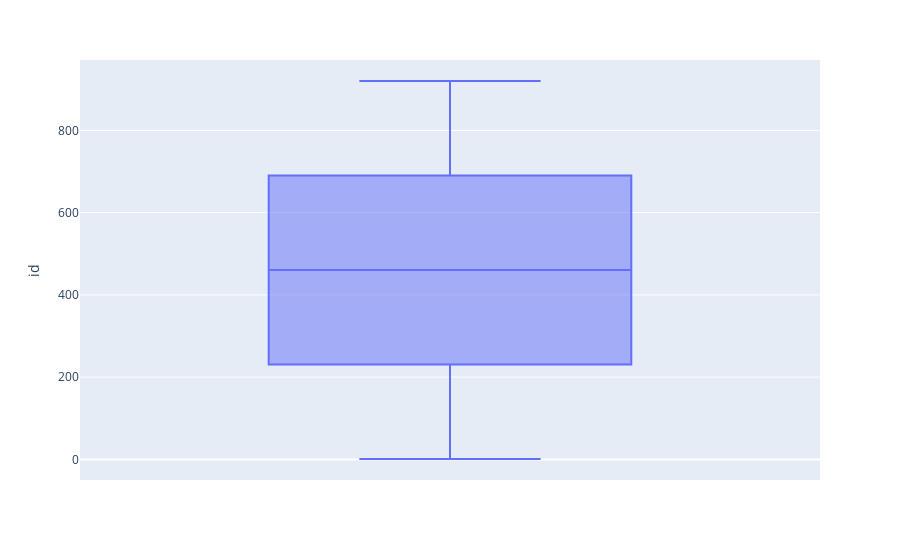
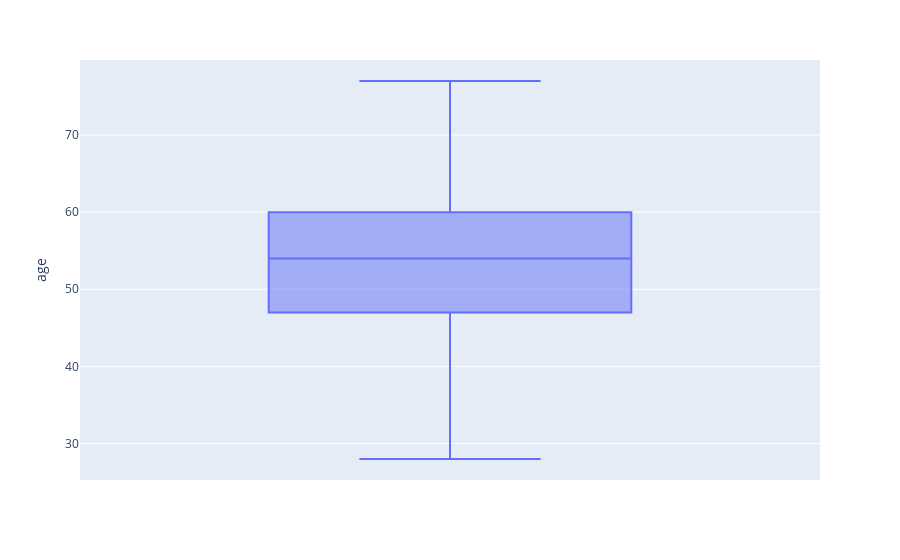
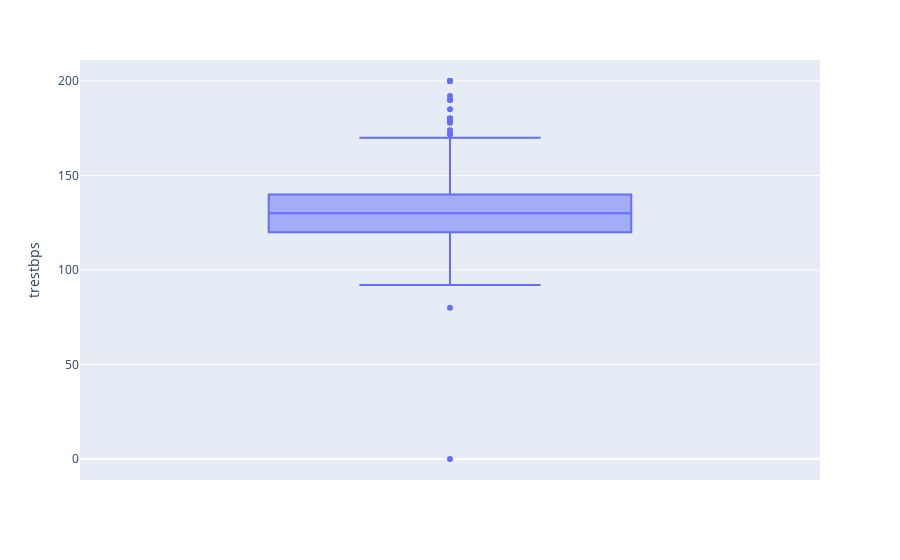
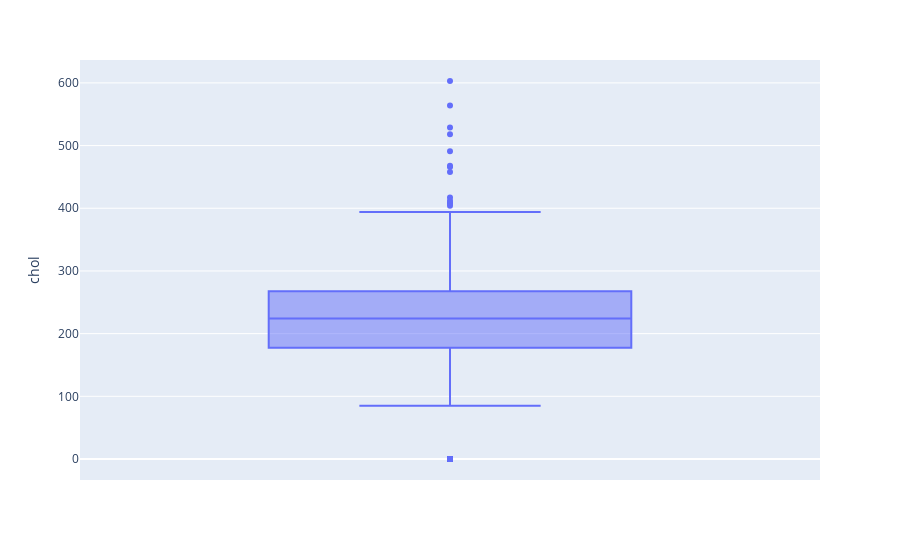

Notebook code for these charts, in order:
### Markdown cell above
Now Boxplots using plotly
plotly plots are interactive

### Code cell
# create boxplot using plotly and for loop
for col in df.select_dtypes(include=['number']).columns:
    fig = px.box(df, y=col)
    fig.show()

### Figure 1 — Plotly figure (JSON) as saved in the notebook; plotly's stock layout.template omitted (floating-point values rounded to 4 significant figures; data arrays with more than 128 entries replaced by an {"elided": "..."} marker saying what was removed)
{"data": [{"alignmentgroup": "True", "hovertemplate": "id=%{y}<extra></extra>", "legendgroup": "", "marker": {"color": "#636efa"}, "name": "", "notched": false, "offsetgroup": "", "orientation": "v", "showlegend": false, "type": "box", "x0": " ", "xaxis": "x", "y": {"elided": "920 int values"}, "y0": " ", "yaxis": "y"}], "layout": {"boxmode": "group", "legend": {"tracegroupgap": 0}, "margin": {"t": 60}, "xaxis": {"anchor": "y", "domain": [0, 1]}, "yaxis": {"anchor": "x", "domain": [0, 1], "title": {"text": "id"}}}}

### Figure 2 — Plotly figure (JSON) as saved in the notebook; plotly's stock layout.template omitted (floating-point values rounded to 4 significant figures; data arrays with more than 128 entries replaced by an {"elided": "..."} marker saying what was removed)
{"data": [{"alignmentgroup": "True", "hovertemplate": "age=%{y}<extra></extra>", "legendgroup": "", "marker": {"color": "#636efa"}, "name": "", "notched": false, "offsetgroup": "", "orientation": "v", "showlegend": false, "type": "box", "x0": " ", "xaxis": "x", "y": {"elided": "920 int values"}, "y0": " ", "yaxis": "y"}], "layout": {"boxmode": "group", "legend": {"tracegroupgap": 0}, "margin": {"t": 60}, "xaxis": {"anchor": "y", "domain": [0, 1]}, "yaxis": {"anchor": "x", "domain": [0, 1], "title": {"text": "age"}}}}

### Figure 3 — Plotly figure (JSON) as saved in the notebook; plotly's stock layout.template omitted (floating-point values rounded to 4 significant figures; data arrays with more than 128 entries replaced by an {"elided": "..."} marker saying what was removed)
{"data": [{"alignmentgroup": "True", "hovertemplate": "trestbps=%{y}<extra></extra>", "legendgroup": "", "marker": {"color": "#636efa"}, "name": "", "notched": false, "offsetgroup": "", "orientation": "v", "showlegend": false, "type": "box", "x0": " ", "xaxis": "x", "y": {"elided": "920 float values"}, "y0": " ", "yaxis": "y"}], "layout": {"boxmode": "group", "legend": {"tracegroupgap": 0}, "margin": {"t": 60}, "xaxis": {"anchor": "y", "domain": [0, 1]}, "yaxis": {"anchor": "x", "domain": [0, 1], "title": {"text": "trestbps"}}}}

### Figure 4 — Plotly figure (JSON) as saved in the notebook; plotly's stock layout.template omitted (floating-point values rounded to 4 significant figures; data arrays with more than 128 entries replaced by an {"elided": "..."} marker saying what was removed)
{"data": [{"alignmentgroup": "True", "hovertemplate": "chol=%{y}<extra></extra>", "legendgroup": "", "marker": {"color": "#636efa"}, "name": "", "notched": false, "offsetgroup": "", "orientation": "v", "showlegend": false, "type": "box", "x0": " ", "xaxis": "x", "y": {"elided": "920 float values"}, "y0": " ", "yaxis": "y"}], "layout": {"boxmode": "group", "legend": {"tracegroupgap": 0}, "margin": {"t": 60}, "xaxis": {"anchor": "y", "domain": [0, 1]}, "yaxis": {"anchor": "x", "domain": [0, 1], "title": {"text": "chol"}}}}
